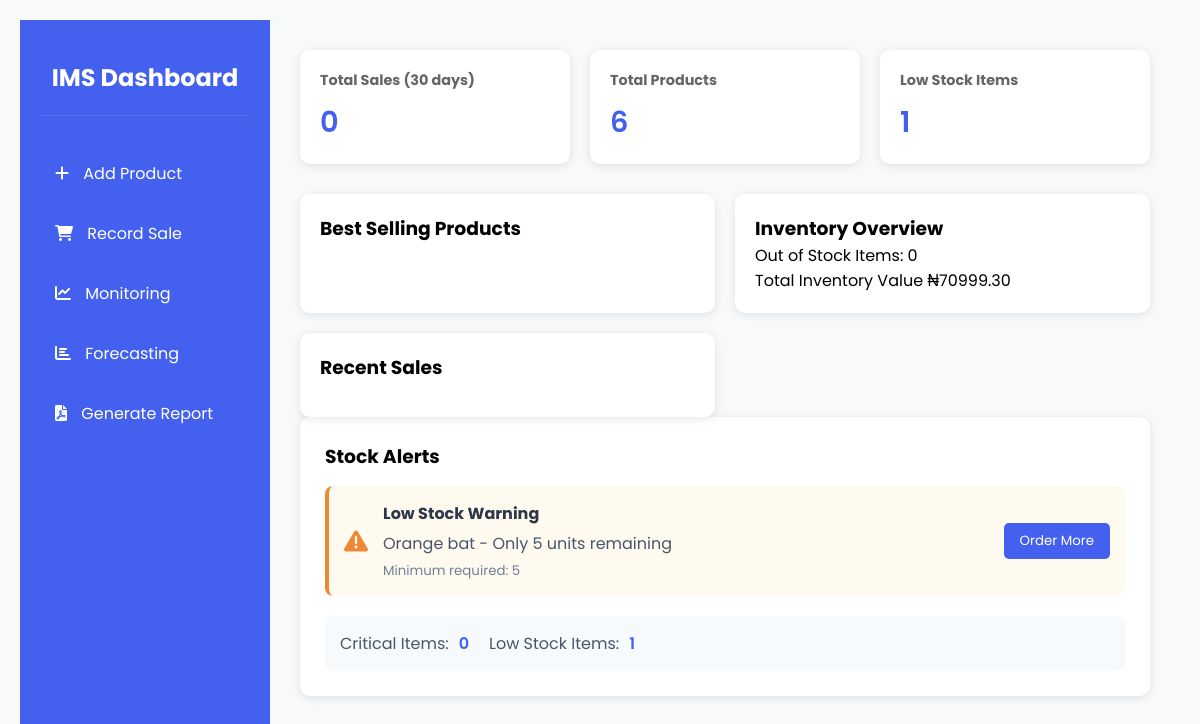
Page /dashboard on the earlier database version.
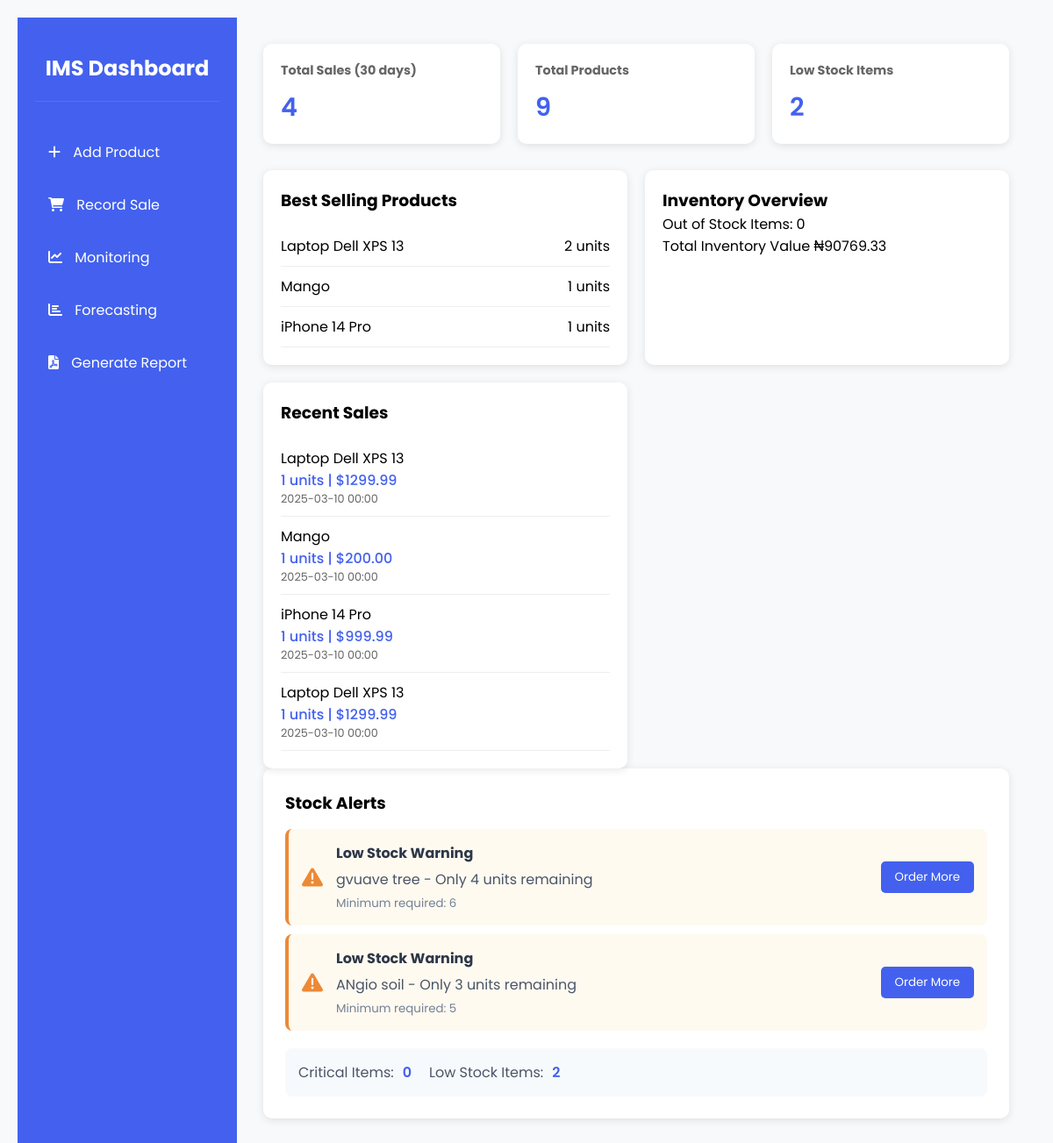
Same page on the later database version.
### app/models/product.py (models this page shows, shortened)
class Product(db.Model):
    id = db.Column(db.Integer, primary_key=True)
    name = db.Column(db.String(100), nullable=False)
    description = db.Column(db.String(500))
    current_stock = db.Column(db.Integer, default=0)
    minimum_stock = db.Column(db.Integer, default=10)
    unit_price = db.Column(db.Float, nullable=False)
    created_at = db.Column(db.DateTime, default=datetime.utcnow)

### app/models/sales.py (models this page shows, shortened)
class Sale(db.Model):
    id = db.Column(db.Integer, primary_key=True)
    product_id = db.Column(db.Integer, db.ForeignKey('product.id'), nullable=False)
    quantity = db.Column(db.Integer, nullable=False)
    customer_name = db.Column(db.String(100))
    sale_date = db.Column(db.Date, nullable=False, default=datetime.utcnow)
    unit_price = db.Column(db.Float, nullable=False)
    total_amount = db.Column(db.Float, nullable=False)
    status = db.Column(db.String(20), default='completed')
    created_at = db.Column(db.DateTime, default=datetime.utcnow)
    product = db.relationship('Product', backref=db.backref('sales', lazy=True))

### app/routes/main.py (the view)
@bp.route('/dashboard')
def dashboard():
    thirty_days_ago = datetime.utcnow() - timedelta(days=30)
    total_sales = db.session.query(func.sum(Sale.quantity)).filter(
        Sale.sale_date >= thirty_days_ago
    ).scalar() or 0
    best_selling_products = db.session.query(
        Product.name,
        func.sum(Sale.quantity).label('total_sold')
    ).join(Sale).group_by(Product.id).order_by(
        func.sum(Sale.quantity).desc()
    ).limit(5).all()
    out_of_stock = Product.query.filter(Product.current_stock == 0).count()
    total_inventory_value = db.session.query(
        func.sum(Product.current_stock * Product.unit_price)
    ).scalar() or 0
    recent_sales = db.session.query(
        Sale, Product
    ).join(Product).order_by(
        Sale.sale_date.desc()
    ).limit(5).all()
    products = Product.query.all()
    low_stock_products = Product.query.filter(
        Product.current_stock <= Product.minimum_stock
    ).all()
    total_revenue = db.session.query(
        func.sum(Sale.quantity * Product.unit_price)
    ).join(Product).scalar() or 0
    sales_trend = db.session.query(
        func.date(Sale.sale_date).label('sale_date'),
        func.sum(Sale.quantity).label('total')
    ).group_by(
        func.date(Sale.sale_date)
    ).order_by(
        func.date(Sale.sale_date)
    ).all()
    sales_data = {
        'labels': [str(sale.sale_date) for sale in sales_trend],
        'values': [float(sale.total) for sale in sales_trend]
    }
    stock_data = {
        'labels': [p.name for p in Product.query.all()],
        'values': [p.current_stock for p in Product.query.all()]
    }
    revenue_data = {
        'labels': [datetime.strptime(str(sale[0]), '%Y-%m-%d').strftime('%Y-%m-%d') for sale in sales_trend],
        'values': [float(sale[1]) for sale in sales_trend]
    }
    top_products = {
        'labels': [product[0] for product in best_selling_products],
        'values': [product[1] for product in best_selling_products]
    }
    return render_template('dashboard.html',
        total_sales=total_sales,
        products=products,
        low_stock_products=low_stock_products,
        total_revenue=total_revenue,
        best_selling_products=best_selling_products,
        out_of_stock=out_of_stock,
        total_inventory_value=total_inventory_value,
        recent_sales=recent_sales,
        sales_data=sales_data,
        stock_data=stock_data,
        revenue_data=revenue_data,
        top_products=top_products
    )

### app/templates/dashboard.html (shortened to what the changed rows need)
<!DOCTYPE html>
<html>
  <head>
    <link
      href="https://cdnjs.cloudflare.com/ajax/libs/font-awesome/6.0.0/css/all.min.css"
      rel="stylesheet"
    />
  </head>
  <body>
    <div class="dashboard-container">
      <div class="sidebar">
        <div class="sidebar-header">
          <h2>IMS Dashboard</h2>
        </div>
      </div>
      <div class="main-content">
        <div class="stats-grid">
          <div class="stat-card">
            <h3>Total Sales (30 days)</h3>
            <div class="value">{{ total_sales }}</div>
          </div>
          <div class="stat-card">
            <h3>Total Products</h3>
            <div class="value">{{ products|length }}</div>
          </div>
          <div class="stat-card">
            <h3>Low Stock Items</h3>
            <div class="value">{{ low_stock_products|length }}</div>
          </div>
        </div>
        <div class="dashboard-grid">
          <div class="dashboard-card">
            <div class="product-list">
              {% for product in best_selling_products %}
              <div class="product-item">
                <span class="product-name">{{ product[0] }}</span>
                <span class="product-sales">{{ product[1] }} units</span>
              </div>
              {% endfor %}
            </div>
          </div>
          <div class="dashboard-card">
            <div class="stat-item">
              <span>Total Inventory Value</span>
              <span class="value"
                >₦{{ "%.2f"|format(total_inventory_value) }}</span
              >
            </div>
          </div>
          <div class="dashboard-card">
            <div class="sales-list">
              {% for sale, product in recent_sales %}
              <div class="sale-item">
                <span class="product-name">{{ product.name }}</span>
                <span class="sale-details">
                  {{ sale.quantity }} units | ${{ "%.2f"|format(sale.quantity *
                  product.unit_price) }}
                </span>
                <span class="sale-date"
                  >{{ sale.sale_date.strftime('%Y-%m-%d %H:%M') }}</span
                >
              </div>
              {% endfor %}
            </div>
          </div>
        </div>
        <div class="alerts-section">
          <div class="alerts-container">
            {% for product in products if product.current_stock <=
            product.minimum_stock and product.current_stock > 0 %}
            <div class="alert-item warning">
              <i class="fas fa-warning"></i>
              <div class="alert-content">
                <h4>Low Stock Warning</h4>
                <p>
                  {{ product.name }} - Only {{ product.current_stock }} units
                  remaining
                </p>
                <small>Minimum required: {{ product.minimum_stock }}</small>
              </div>
              <div class="alert-action">
                <button
                  onclick="location.href='{{ url_for('main.add_stock', product_id=product.id) }}'"
                  class="action-btn"
                >
                  Order More
                </button>
              </div>
            </div>
            {% endfor %}
            <div class="stock-summary">
              <div class="summary-item">
                <span class="label">Low Stock Items:</span>
                <span class="value">{{ low_stock_products|length }}</span>
              </div>
            </div>
          </div>
        </div>
      </div>
    </div>
  </body>
</html>

Differences in the rows shown:
no longer on this page (row edited): Product: name "Orange bat", current_stock "5", minimum_stock "5", shown under "Stock Alerts"
now on this page (row edited): Product: name "Laptop Dell XPS 13", product "2", shown under "Best Selling Products"
now on this page (row edited): Product: name "Mango", product "1", shown under "Best Selling Products"
now on this page (row edited): Product: name "iPhone 14 Pro", product "1", shown under "Best Selling Products"
added Sale: name "Laptop Dell XPS 13", quantity "1", quantity.unit_price "1299.99", sale_date "2025-03-10 00:00"
added Sale: name "Mango", quantity "1", quantity.unit_price "200.00", sale_date "2025-03-10 00:00"
added Sale: name "iPhone 14 Pro", quantity "1", quantity.unit_price "999.99", sale_date "2025-03-10 00:00"
added Sale: name "Laptop Dell XPS 13", quantity "1", quantity.unit_price "1299.99", sale_date "2025-03-10 00:00"
added Product: name "gvuave tree", current_stock "4", minimum_stock "6", shown under "Stock Alerts"
added Product: name "ANgio soil", current_stock "3", minimum_stock "5", shown under "Stock Alerts"
Other differences:
{{ total_sales }}: "0" → "4"
{{ products|length }}: "6" → "9"
{{ low_stock_products|length }}: "1" → "2"
{{ "%.2f"|format(total_inventory_value) }}: "70999.30" → "90769.33"
